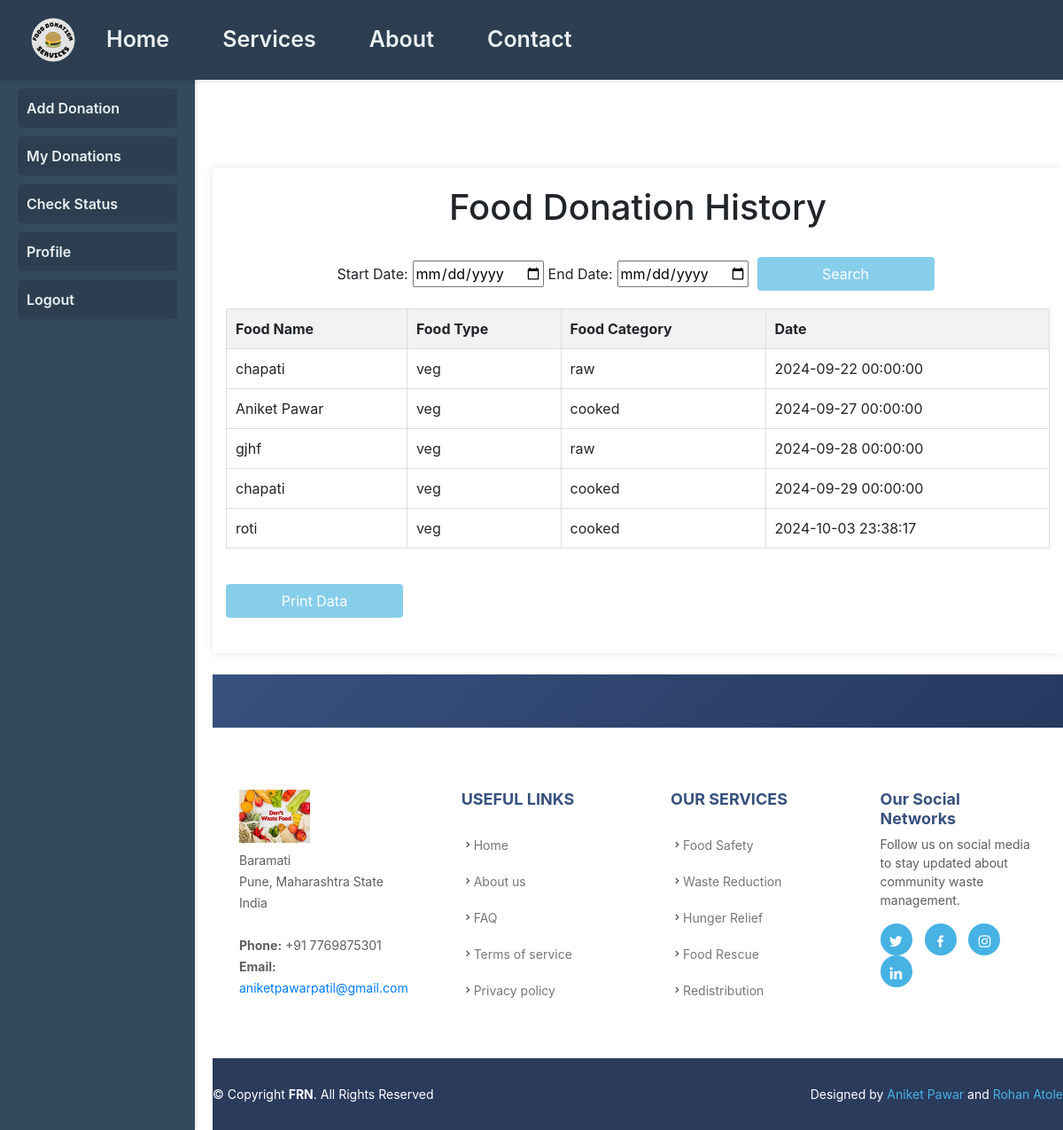
Page /donor/myDonation.php (signed in) on the earlier database version.
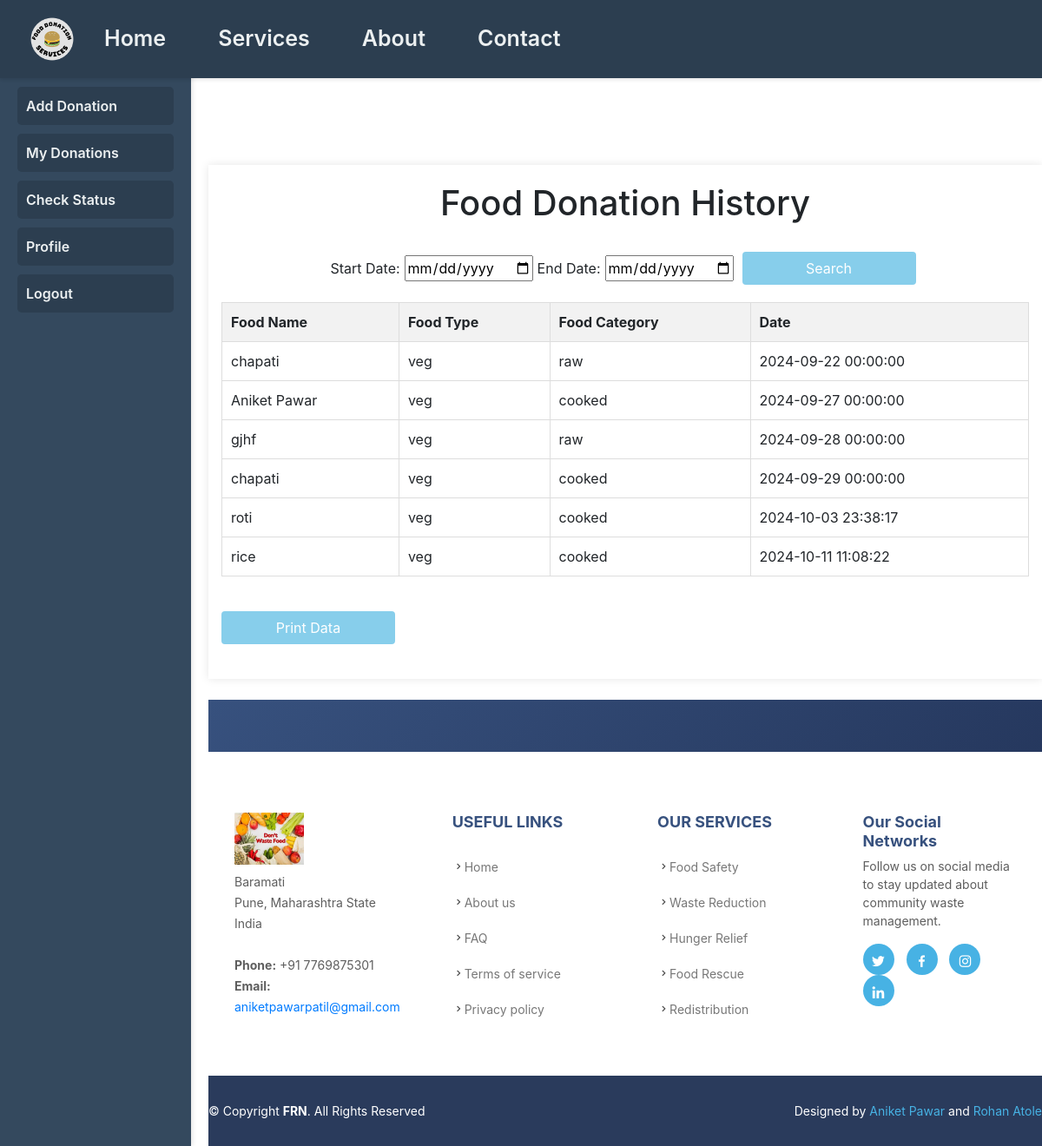
Same page on the later database version.
### tables this page shows
CREATE TABLE `food` (
  `id` int(11) NOT NULL,
  `food_name` varchar(255) NOT NULL,
  `food_type` enum('veg','non-veg') NOT NULL,
  `food_category` enum('raw','cooked','packed') NOT NULL,
  `date` datetime NOT NULL DEFAULT current_timestamp(),
  `donor_id` int(11) NOT NULL,
  `status` enum('pending','accepted','assigned','rejected') NOT NULL DEFAULT 'pending',
  `charity_id` int(11) NOT NULL
);

### donor/myDonation.php (the view, shortened to what this page needs)
<?php @include 'header.php'; ?>
<?php @include 'conn1.php'; ?>
<?php
$id = $_SESSION['id'];
$startDate = '';
$endDate = '';
$sql = "SELECT * FROM food WHERE donor_id='$id'";
$result = $conn->query($sql);
$donations = [];
if ($result && $result->num_rows > 0) {
    while($row = $result->fetch_assoc()) {
        $donations[] = $row;
    }
}
?>
<!DOCTYPE html>
<html>
<head>
</head>
<body>
    <main>
        <div class="container">
            <h1>Food Donation History</h1>
            <br>
            <form method="POST" action="" class="form-inline">
                <label for="start_date">Start Date:</label>
                <input type="date" name="start_date" value="<?php echo htmlspecialchars($startDate); ?>" required>
                <label for="end_date">End Date:</label>
                <input type="date" name="end_date" value="<?php echo htmlspecialchars($endDate); ?>" required>
                <button type="submit" name="submit" class="btn">Search</button>
            </form>
            <?php if (count($donations) > 0): ?>
                <table id="donationTable">
                    <thead>
                        <tr>
                            <th>Food Name</th>
                            <th>Food Type</th>
                            <th>Food Category</th>
                            <th>Date</th>
                        </tr>
                    </thead>
                    <tbody>
                        <?php foreach ($donations as $donation): ?>
                            <tr>
                                <td><?php echo htmlspecialchars($donation['food_name']); ?></td>
                                <td><?php echo htmlspecialchars($donation['food_type']); ?></td>
                                <td><?php echo htmlspecialchars($donation['food_category']); ?></td>
                                <td><?php echo htmlspecialchars($donation['date']); ?></td>
                            </tr>
                        <?php endforeach; ?>
                    </tbody>
                </table>
                <button class="btn no-print" onclick="printTable()">Print Data</button>
            <?php else: ?>
                <p>No donation details available.</p>
            <?php endif; ?>
        </div>
        <br>
        <?php
    @include 'footer.php';?>
    </main>
</body>
</html>

Differences in the rows shown:
added food: food_name "rice", food_type "veg", food_category "cooked", date "2024-10-11 11:08:22"
